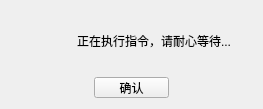
<?xml version="1.0" encoding="UTF-8"?>
<ui version="4.0">
 <class>MyDialog</class>
 <widget class="QWidget" name="MyDialog">
  <property name="geometry">
   <rect>
    <x>0</x>
    <y>0</y>
    <width>263</width>
    <height>109</height>
   </rect>
  </property>
  <property name="windowTitle">
   <string>Form</string>
  </property>
  <layout class="QGridLayout" name="gridLayout">
   <item row="0" column="0" colspan="3">
    <layout class="QHBoxLayout" name="horizontalLayout">
     <item>
      <widget class="QLabel" name="label_2">
       <property name="minimumSize">
        <size>
         <width>60</width>
         <height>60</height>
        </size>
       </property>
       <property name="maximumSize">
        <size>
         <width>60</width>
         <height>60</height>
        </size>
       </property>
       <property name="styleSheet">
        <string notr="true">background-image: url(:/timg.jpg);</string>
       </property>
       <property name="text">
        <string/>
       </property>
      </widget>
     </item>
     <item>
      <widget class="QLabel" name="label">
       <property name="text">
        <string>正在执行指令，请耐心等待...</string>
       </property>
      </widget>
     </item>
    </layout>
   </item>
   <item row="1" column="0">
    <spacer name="horizontalSpacer">
     <property name="orientation">
      <enum>Qt::Horizontal</enum>
     </property>
     <property name="sizeHint" stdset="0">
      <size>
       <width>76</width>
       <height>20</height>
      </size>
     </property>
    </spacer>
   </item>
   <item row="1" column="1">
    <widget class="QPushButton" name="pushButton">
     <property name="minimumSize">
      <size>
       <width>75</width>
       <height>21</height>
      </size>
     </property>
     <property name="maximumSize">
      <size>
       <width>75</width>
       <height>21</height>
      </size>
     </property>
     <property name="text">
      <string>确认</string>
     </property>
    </widget>
   </item>
   <item row="1" column="2">
    <spacer name="horizontalSpacer_2">
     <property name="orientation">
      <enum>Qt::Horizontal</enum>
     </property>
     <property name="sizeHint" stdset="0">
      <size>
       <width>76</width>
       <height>20</height>
      </size>
     </property>
    </spacer>
   </item>
  </layout>
 </widget>
 <resources/>
 <connections/>
</ui>
